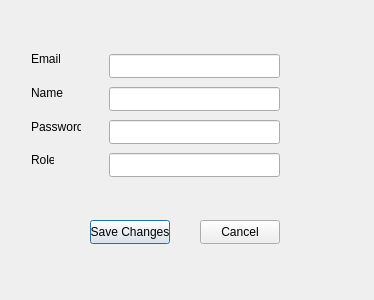
<?xml version="1.0" encoding="UTF-8"?>
<ui version="4.0">
 <class>ShowUserInformationDialog</class>
 <widget class="QDialog" name="ShowUserInformationDialog">
  <property name="geometry">
   <rect>
    <x>0</x>
    <y>0</y>
    <width>374</width>
    <height>300</height>
   </rect>
  </property>
  <property name="windowTitle">
   <string>Dialog</string>
  </property>
  <widget class="QLabel" name="labelEmail">
   <property name="geometry">
    <rect>
     <x>31</x>
     <y>51</y>
     <width>29</width>
     <height>16</height>
    </rect>
   </property>
   <property name="text">
    <string>Email</string>
   </property>
  </widget>
  <widget class="QLabel" name="LabelName">
   <property name="geometry">
    <rect>
     <x>31</x>
     <y>85</y>
     <width>32</width>
     <height>16</height>
    </rect>
   </property>
   <property name="text">
    <string>Name</string>
   </property>
  </widget>
  <widget class="QLabel" name="labelPass">
   <property name="geometry">
    <rect>
     <x>31</x>
     <y>119</y>
     <width>50</width>
     <height>16</height>
    </rect>
   </property>
   <property name="text">
    <string>Password</string>
   </property>
  </widget>
  <widget class="QLabel" name="labelRole">
   <property name="geometry">
    <rect>
     <x>31</x>
     <y>152</y>
     <width>23</width>
     <height>16</height>
    </rect>
   </property>
   <property name="text">
    <string>Role</string>
   </property>
  </widget>
  <widget class="QLineEdit" name="lineEditName">
   <property name="geometry">
    <rect>
     <x>109</x>
     <y>87</y>
     <width>171</width>
     <height>24</height>
    </rect>
   </property>
  </widget>
  <widget class="QLineEdit" name="lineEditPass">
   <property name="geometry">
    <rect>
     <x>109</x>
     <y>120</y>
     <width>171</width>
     <height>24</height>
    </rect>
   </property>
  </widget>
  <widget class="QPushButton" name="ptnSave">
   <property name="geometry">
    <rect>
     <x>90</x>
     <y>220</y>
     <width>80</width>
     <height>24</height>
    </rect>
   </property>
   <property name="text">
    <string>Save Changes</string>
   </property>
  </widget>
  <widget class="QPushButton" name="ptnCancel">
   <property name="geometry">
    <rect>
     <x>200</x>
     <y>220</y>
     <width>80</width>
     <height>24</height>
    </rect>
   </property>
   <property name="text">
    <string>Cancel</string>
   </property>
  </widget>
  <widget class="QLineEdit" name="lineEditRole">
   <property name="geometry">
    <rect>
     <x>109</x>
     <y>153</y>
     <width>171</width>
     <height>24</height>
    </rect>
   </property>
  </widget>
  <widget class="QLineEdit" name="lineEditEmail">
   <property name="geometry">
    <rect>
     <x>109</x>
     <y>54</y>
     <width>171</width>
     <height>24</height>
    </rect>
   </property>
  </widget>
 </widget>
 <resources/>
 <connections/>
</ui>
